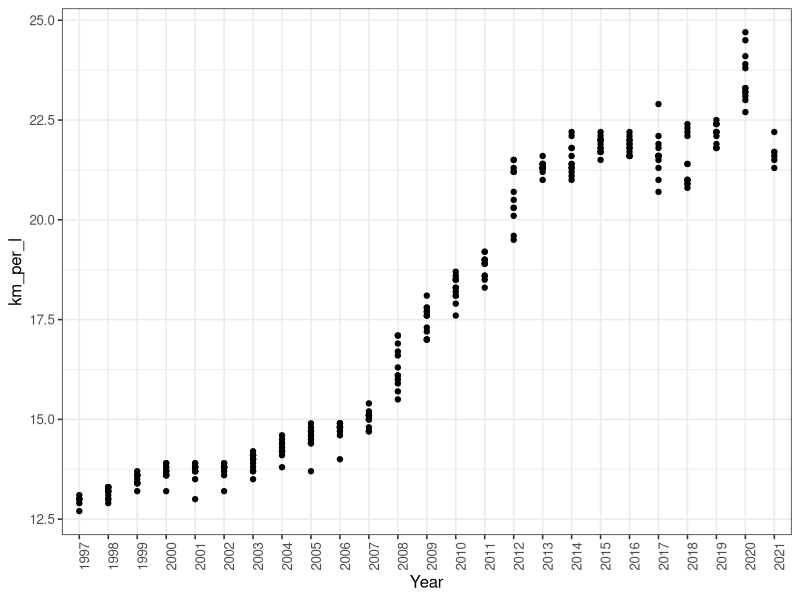
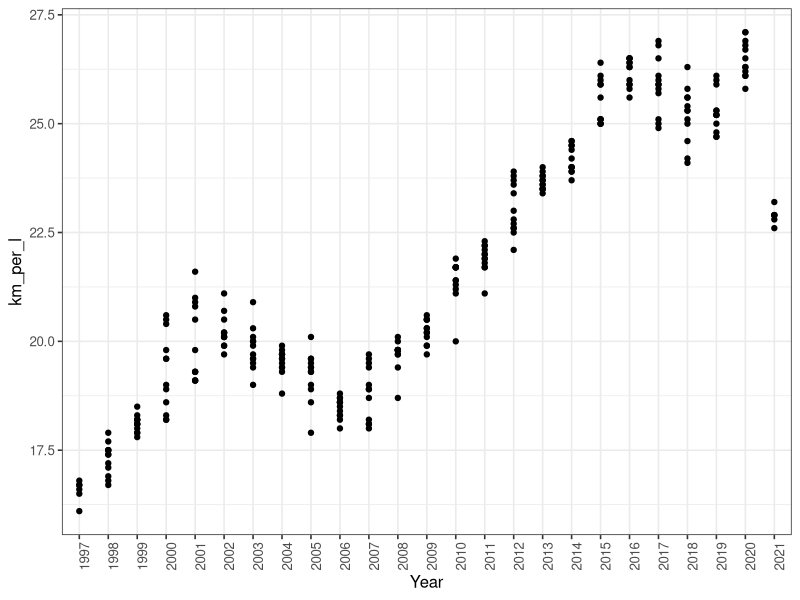
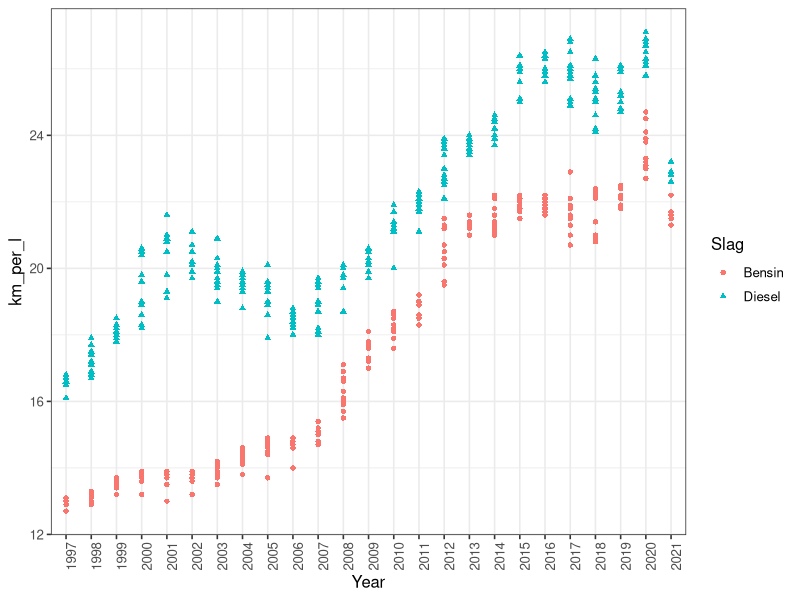
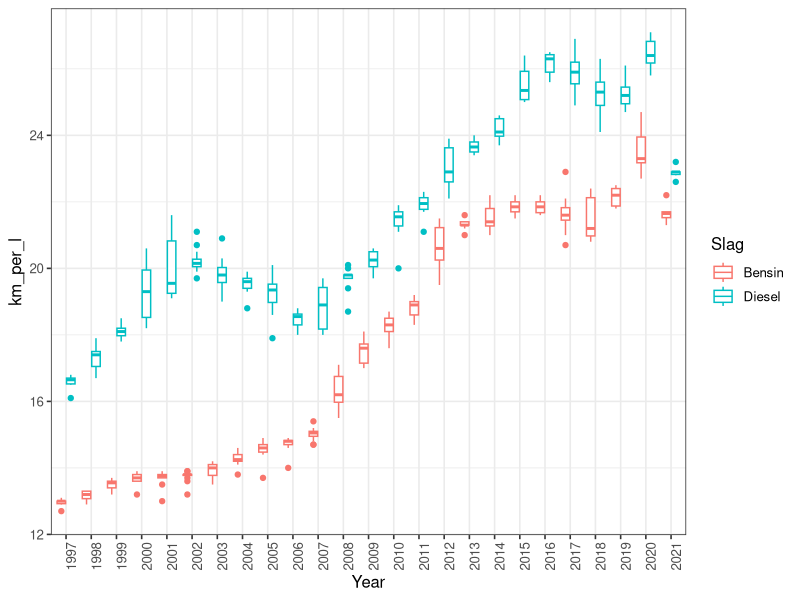
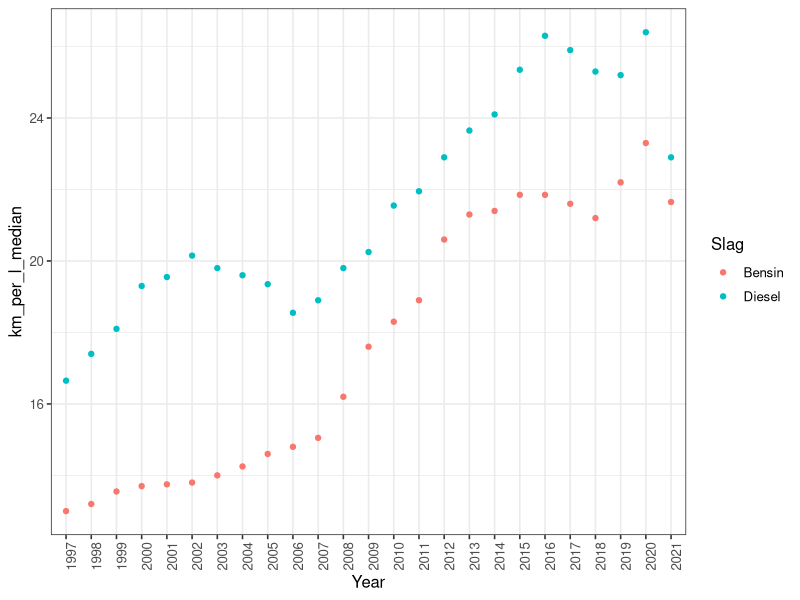
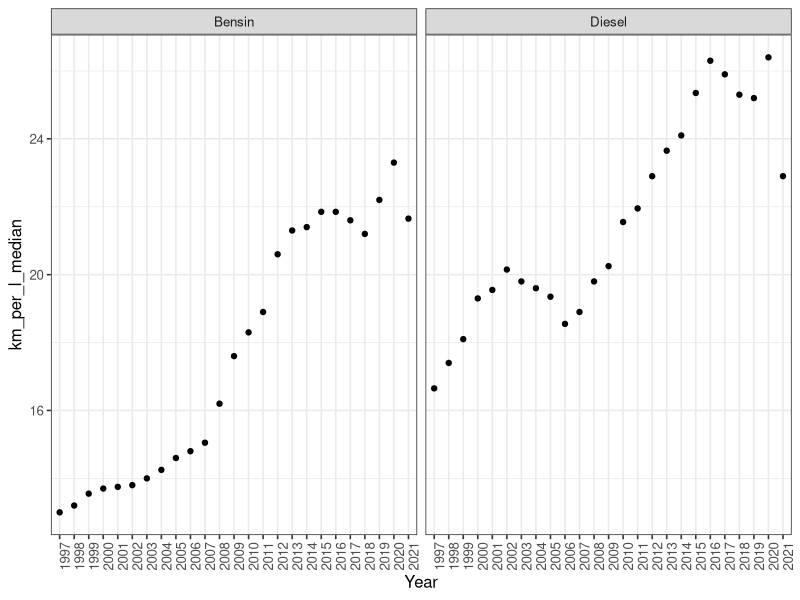
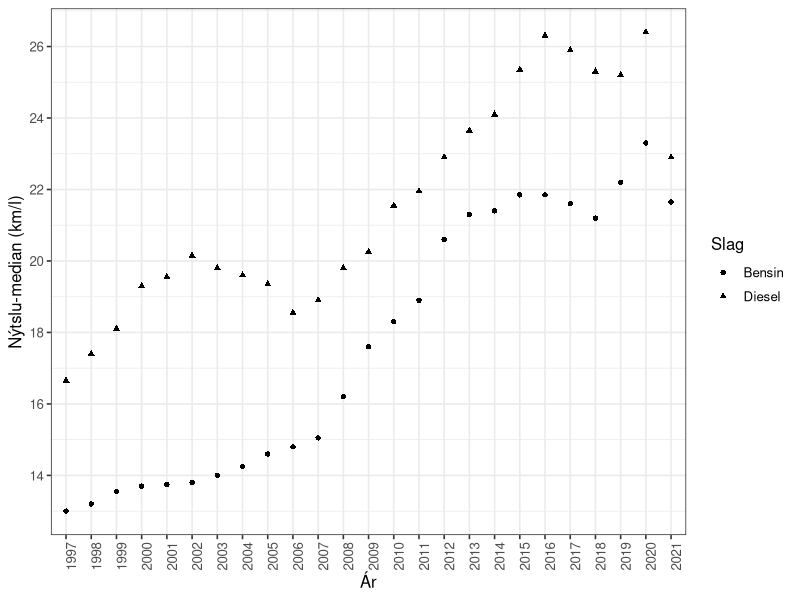
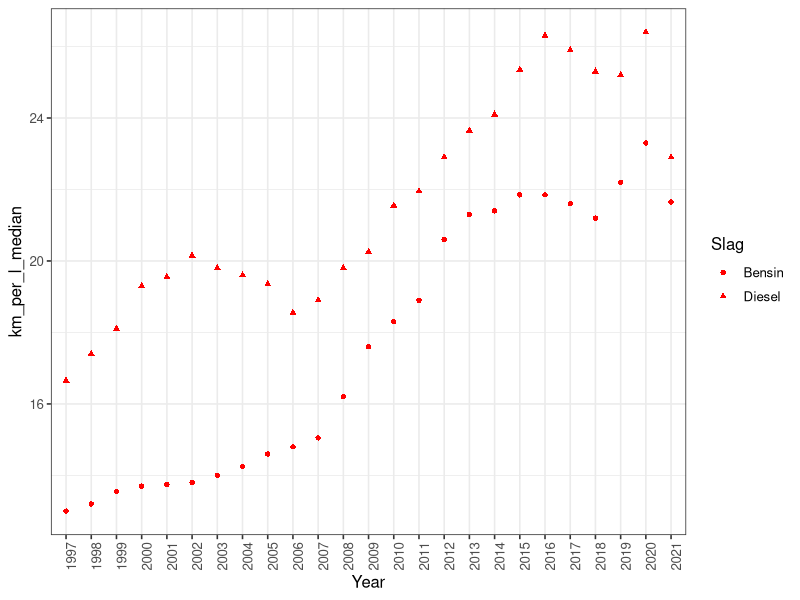

R code for these plots, in order:
## ---- chunk 1
knitr::opts_chunk$set(echo = TRUE)

options(dplyr.summarise.inform = FALSE)
library(tidyverse)

# set theme used for plotting
theme_set(theme_bw(base_size = 12))

## ---- chunk 2

# EE1: Nyregistrerede personbiler efter energieffektivitet, ejerforhold og drivmiddel
# https://www.statistikbanken.dk/ee1

# https://www.dst.dk/da/Statistik/nyheder-analyser-publ/nyt/NytHtml?cid=34728

# Les data inn
bensinbilar <- read_csv("data/bensinbilar.csv",
                        show_col_types = FALSE)

# Vís innlisin data
bensinbilar

# Broyt talvu
bensinbilar <- mutate(bensinbilar,
                      #Year = substr(Mdr, 1, 4),
                      Year = str_sub(Mdr, 1, 4),
                      Slag = "Bensin") 
# Vís broytta talvu
bensinbilar

# Plotta 
ggplot(bensinbilar) +
  geom_point(aes(x = Year, y = km_per_l)) +
  theme(axis.text.x=element_text(angle=90))
## ---- chunk 3

# Les data inn
dieselbilar <- read_csv("data/dieselbilar.csv",
                        show_col_types = FALSE)

# Vís innlisin data
dieselbilar

# Broyt talvu
dieselbilar <- mutate(dieselbilar,
                      #Year = substr(Mdr, 1, 4),
                      Year = str_sub(Mdr, 1, 4),
                      Slag = "Diesel") 
# Vís broytta talvu
dieselbilar

# Plotta 
ggplot(dieselbilar) +
  geom_point(aes(x = Year, y = km_per_l)) +
  theme(axis.text.x=element_text(angle=90))
## ---- chunk 4

# Rekkjubind talvurnar saman
bilar <- rbind(bensinbilar, dieselbilar)

# Plotta sum punktplot
ggplot(bilar) +
  geom_point(aes(x = Year, y = km_per_l, shape = Slag, color = Slag)) +
  theme(axis.text.x=element_text(angle=90))

# Plotta sum boxplot
ggplot(bilar) +
  geom_boxplot(aes(x = Year, y = km_per_l, colour = Slag)) +
  theme(axis.text.x=element_text(angle=90))

## ---- chunk 5

# Finn median
bilar_median <- bilar %>% 
  group_by(Year, Slag) %>% 
  summarise(km_per_l_median = median(km_per_l))

# Les median-talvu út
bilar_median

# Plotta sum punktplot og mappa slag til lit av punktum
ggplot(bilar_median) +
  geom_point(aes(x = Year, y = km_per_l_median, colour = Slag)) +
  theme(axis.text.x=element_text(angle=90))

# Plotta sum facet plot
ggplot(bilar_median) +
  geom_point(aes(x = Year, y = km_per_l_median)) +
  theme(axis.text.x=element_text(angle=90)) +
  facet_wrap(~ Slag,
             nrow = 1)
## ---- chunk 6

# Eyka dømi við bildata

# Plotta sum punktplot og mappa slag til skap av punktum
ggplot(bilar_median) +
  geom_point(aes(x = Year, y = km_per_l_median, shape = Slag)) +
  scale_y_continuous(breaks = seq(12, 28, 2)) +
  # útkommentera linjuna niðanfyri, um tú vilt sleppa undan gittarlinjum
  # theme(panel.grid.major = element_blank(), panel.grid.minor = element_blank()) +
  theme(axis.text.x=element_text(angle=90)) +
  xlab("Ár") +
  ylab("Nýtslu-median (km/l)")

# set mappu til at goyma plot á disk
setwd("./plots")

# brúka ggsave() til at goyma plot á diski sum pdf
ggsave(filename = "bilar_median.pdf",
       device = "pdf")

# brúka ggsave() til at goyma plot á diski sum jpeg
# ggsave(filename = "bilar_median.jpeg",
#        device = "jpeg")

# ?ggsave()

# brúka ggsave() til at goyma plot á diski, har tú eisini setur breidd og hædd
ggsave(filename = "bilar_median_180x160.pdf",
       device = "pdf", width = 18.0, height = 16.0, units = "cm")



## ---- chunk 7

# Eyka dømir við bildata

# Ger øll punkt reyð, og mappa slag til skap av punktum
ggplot(bilar_median) +
  geom_point(aes(x = Year, y = km_per_l_median, shape = Slag), colour="red") +
  theme(axis.text.x=element_text(angle=90))

# Ger øll punkt reyð við stødd 3 mm, og mappa slag til skap av punktum
ggplot(bilar_median) +
  geom_point(aes(x = Year, y = km_per_l_median, shape = Slag), colour="red", size= 3) +
  theme(axis.text.x=element_text(angle=90))

# Ger øll punkt stødd 3 mm og rund, og mappa slag til lit av punktum
ggplot(bilar_median) +
  geom_point(aes(x = Year, y = km_per_l_median, colour = Slag), size=2, shape = 16) +
  theme(axis.text.x=element_text(angle=90))
